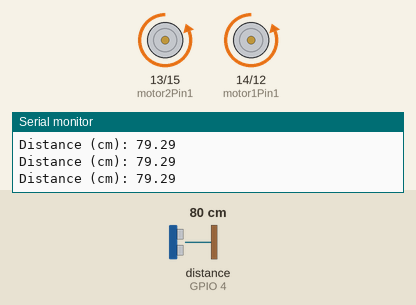
Simulated run of this sketch. Board: ESP8266 (NodeMCU). On the bench: motor-driver pin pairs drawn as motors (green arrow = first pin HIGH = forward, orange = second pin HIGH = backward, longer = more drive), the last lines printed to the serial monitor. Wiring (inferred from the names in the program): ultrasonic range finder: trigger GPIO 5; echo GPIO 4. Inputs (shaded band) come from the test bench; at power-on: distance to the obstacle (sensor on GPIO 4) 80 cm. The echo pulse lasts 58.3 µs per cm.

Above: at 1.2 s.
1.3 s: distance to the obstacle (sensor on GPIO 4) set to 8 cm
2.8 s: distance to the obstacle (sensor on GPIO 4) set to 5 cm
At 3.8 s:
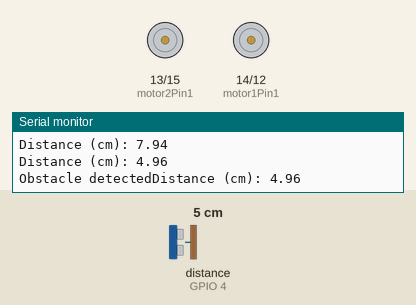
5.8 s: distance to the obstacle (sensor on GPIO 4) set to 9 cm
At 6.1 s:
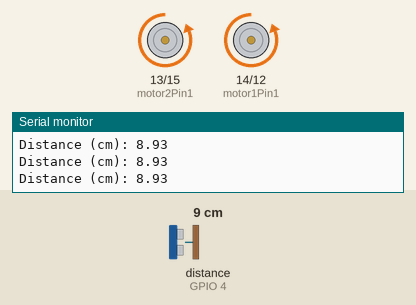
7.3 s: distance to the obstacle (sensor on GPIO 4) set to 2 cm
At 9.9 s:
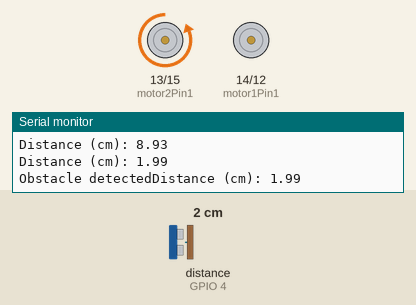
Timing chart, 0 to 11.3 s (numbered marks = the images above; inputs shaded):
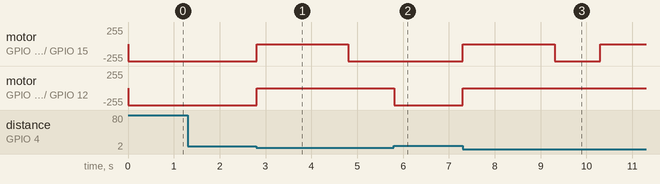

The sketch:

motorcontrol.ino
```cpp
#include <ESP8266WiFi.h>

// Motor control pins
const int motor1Pin1 = 14;// D5
const int motor1Pin2 = 12; // D6
const int motor2Pin1 = 13;// D7
const int motor2Pin2 = 15; // D8
//Ultrasonic pins
const int trigPin = 5; //D1
const int echoPin = 4;  //D2
//define sound velocity in cm/uS
#define SOUND_VELOCITY 0.034
long duration;
float distanceCm;
int flag = 0;
void setup() {
  Serial.begin(115200);

  // Set motor control pins as output
  pinMode(motor1Pin1, OUTPUT);
  pinMode(motor1Pin2, OUTPUT);
  pinMode(motor2Pin1, OUTPUT);
  pinMode(motor2Pin2, OUTPUT);
  pinMode(trigPin, OUTPUT); // Sets the trigPin as an Output
  pinMode(echoPin, INPUT); // Sets the echoPin as an Input
}

void loop() {
  moveForward();
  //Checking for obstacle

  // Clears the trigPin
  digitalWrite(trigPin, LOW);
  delayMicroseconds(2);
  // Sets the trigPin on HIGH state for 10 micro seconds
  digitalWrite(trigPin, HIGH);
  delayMicroseconds(10);
  digitalWrite(trigPin, LOW);

  // Reads the echoPin, returns the sound wave travel time in microseconds
  duration = pulseIn(echoPin, HIGH);

  // Calculate the distance
  distanceCm = duration * SOUND_VELOCITY/2;
  // Prints the distance on the Serial Monitor
  Serial.print("Distance (cm): ");
  Serial.println(distanceCm);
  if(distanceCm <= 6.0)
  {
    Serial.print("Obstacle detected");
    Serial.print("Distance (cm): ");
    Serial.println(distanceCm);
    flag = 1;
    stopMotors();
    delay(2000);
  }
  if(flag == 1)
  {
    moveLeft();
    delay(1000);
    flag = 0;
    moveForward();
  }
  // Example: Move the motors forward for 2 seconds
  // Serial.print("1");
  // moveForward();
  // Serial.print("2");
  // delay(2000);

  // // Stop the motors for 1 second
  // Serial.print("3");
  // stopMotors();
  // Serial.print("4");
  // delay(1000);

  // // Example: Move the motors backward for 2 seconds
  // moveBackward();
  // delay(2000);

  // // Stop the motors for 1 second
  // stopMotors();
  // delay(1000);

  // // Example: Move the motors left for 2 seconds
  // moveLeft();
  // delay(2000);
}

// Function to move motors forward
void moveBackward() {
  digitalWrite(motor1Pin1, HIGH); // Motor 1 forward
  digitalWrite(motor1Pin2, LOW);  // Motor 2 forward
  digitalWrite(motor2Pin1, HIGH); // Motor 1 forward
  digitalWrite(motor2Pin2, LOW);
}

// Function to move motors backward
void moveForward() {
  digitalWrite(motor1Pin1, LOW); // Motor 1 forward
  digitalWrite(motor1Pin2, HIGH);  // Motor 2 forward
  digitalWrite(motor2Pin1, LOW); // Motor 1 forward
  digitalWrite(motor2Pin2, HIGH);  // Motor 2 forward
}

// Function to move motors left
void moveLeft() {
  digitalWrite(motor1Pin1, LOW); // Motor 1 forward
  digitalWrite(motor1Pin2, LOW);  // Motor 2 forward
  digitalWrite(motor2Pin1, LOW); // Motor 1 forward
  digitalWrite(motor2Pin2, HIGH);  // Motor 2 forward
}

// Function to move motors right
void moveRight() {
  digitalWrite(motor1Pin1, LOW); // Motor 1 forward
  digitalWrite(motor1Pin2, HIGH);  // Motor 2 forward
  digitalWrite(motor2Pin1, LOW); // Motor 1 forward
  digitalWrite(motor2Pin2, LOW);  // Motor 2 forward
}

// Function to stop motors
void stopMotors() {
  digitalWrite(motor1Pin1, LOW);  // Motor 1 stopped
  digitalWrite(motor1Pin2, LOW);  // Motor 2 stopped
  digitalWrite(motor2Pin1, LOW);  // Motor 1 stopped
  digitalWrite(motor2Pin2, LOW);  // Motor 2 stopped
}
 
```

Measured:
- the behaviour switches between 7 and 6 cm on distance to the obstacle (sensor on GPIO 4) (found by bisection; images 0 and 1)
- after the input at 2.8 s, motor on GPIO 13 (motor2Pin1) / GPIO 15 (motor2Pin2): backward 255/255 → stopped at once, → backward 255/255 2.0 s later; motor on GPIO 14 (motor1Pin1) / GPIO 12 (motor1Pin2): backward 255/255 → stopped at once
- after the input at 5.8 s, motor on GPIO 13 (motor2Pin1) / GPIO 15 (motor2Pin2): stays backward 255/255 (without the input it goes to stopped after 0.01 s); motor on GPIO 14 (motor1Pin1) / GPIO 12 (motor1Pin2): stopped → backward 255/255 at once
- after the input at 7.3 s, motor on GPIO 13 (motor2Pin1) / GPIO 15 (motor2Pin2): backward 255/255 → stopped at once, → backward 255/255 2.0 s later, → stopped 1.0 s later; motor on GPIO 14 (motor1Pin1) / GPIO 12 (motor1Pin2): backward 255/255 → stopped at once
